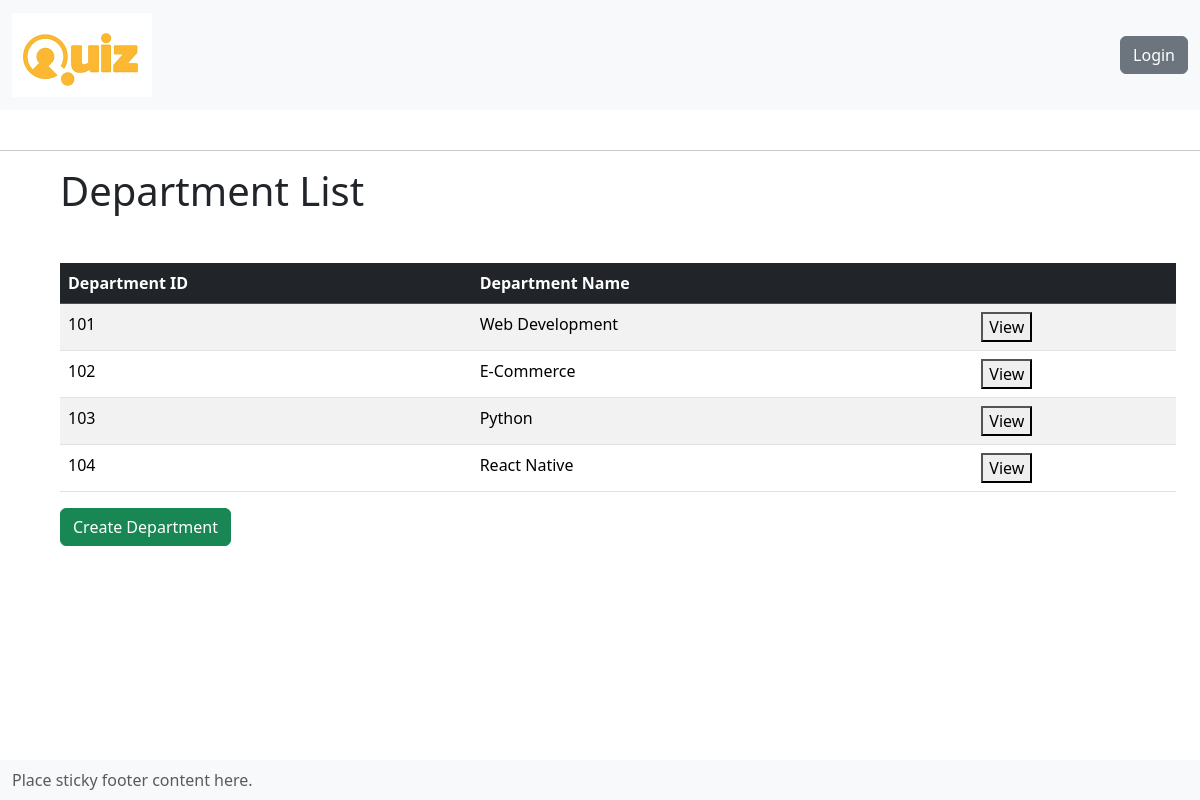
/home/, run on the app's committed database.
### projects/models.py (models this page shows, shortened)
class Department(models.Model):
    id = models.IntegerField(primary_key = True, auto_created = True)
    name = models.CharField(max_length = 300)

### projects/views.py (the view)
# urls.py: 2. Add a URL to urlpatterns:  path('', views.home, name='home')
def home(request):
    departmentList = Department.objects.all()
    return render(request, 'home.html', {'departments': departmentList})

### projects/templates/home.html
{% extends 'main.html' %}
{% block content %}
    <h1> Department List </h1>
    <table class='table table-striped mt-5'>
        <thead class="table-dark">
            <tr>
                <th>Department ID</th>
                <th>Department Name</th>
                <th></th>
            </tr>
        </thead>
    <tbody>
        {% for department in departments %}
        <tr>
            <td>{{ department.id }}</td>
            <td>{{ department.name }}</td>
            <td><a href="{% url 'department' department.id %}"><button>View</button></a></td>
        </tr>
        {% endfor %}
    </tbody>
    </table>
    <a href="{% url 'create-department' %}"><button class="btn btn-success">Create Department</button></a>
{% endblock content %}

### static/styles/main.css (style rules this page uses)
html { user-select: none; }

### templates/main.html (style rules this page uses)
html { user-select: none; }

### data on the page
Department: id "101", name "Web Development"
Department: id "102", name "E-Commerce"
Department: id "103", name "Python"
Department: id "104", name "React Native"
